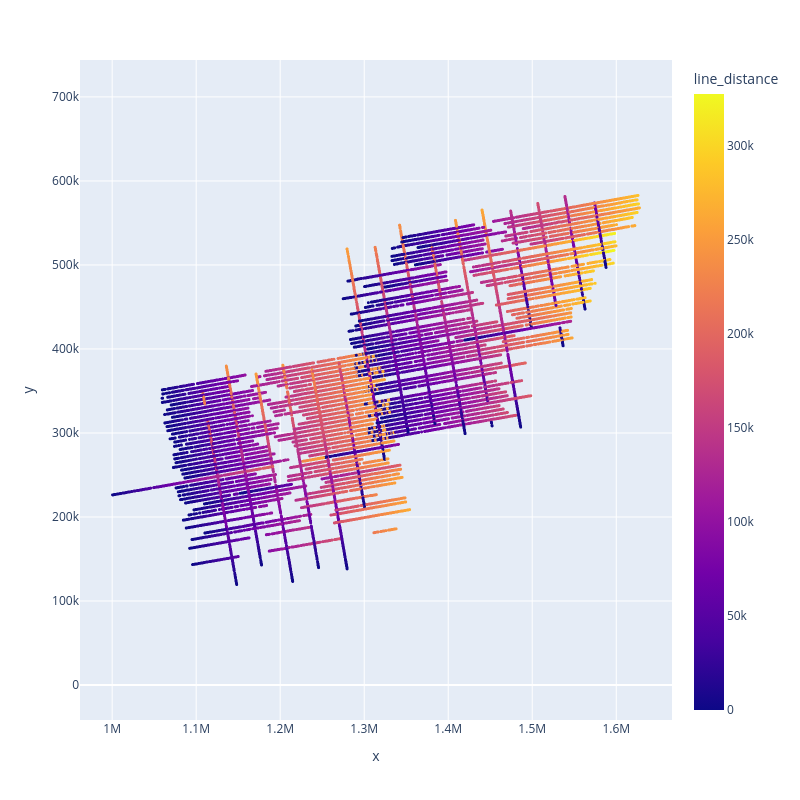

Notebook cell for this chart:
### Code cell
unsorted_data_df["line_distance"] = airbornegeo.along_track_distance(
    unsorted_data_df[::10],
    groupby_column="line",
    guess_start_position=True,
)

airbornegeo.plotly_points(
    unsorted_data_df,
    color_col="line_distance",
    robust=False,
    size=3,
    edge_width=None,
)
unsorted_data_df.head()

### Figure 1 — Plotly figure (JSON) as saved in the notebook; plotly's stock layout.template omitted (floating-point values rounded to 4 significant figures; data arrays with more than 128 entries replaced by an {"elided": "..."} marker saying what was removed)
{"data": [{"hovertemplate": "x=%{x}<br>y=%{y}<br>line_distance=%{marker.color}<extra></extra>", "legendgroup": "", "marker": {"color": {"elided": "33289 float values"}, "coloraxis": "coloraxis", "line": {"color": "black"}, "size": 3, "symbol": "circle"}, "mode": "markers", "name": "", "showlegend": false, "type": "scattergl", "x": {"elided": "33289 float values"}, "xaxis": "x", "y": {"elided": "33289 float values"}, "yaxis": "y"}], "layout": {"autosize": false, "coloraxis": {"cmax": 327400.0, "cmin": 0, "colorbar": {"title": {"text": "line_distance"}}, "colorscale": [[0, "#0d0887"], [0.1111, "#46039f"], [0.2222, "#7201a8"], [0.3333, "#9c179e"], [0.4444, "#bd3786"], [0.5556, "#d8576b"], [0.6667, "#ed7953"], [0.7778, "#fb9f3a"], [0.8889, "#fdca26"], [1, "#f0f921"]]}, "height": 800, "legend": {"tracegroupgap": 0}, "margin": {"t": 60}, "width": 800, "xaxis": {"anchor": "y", "domain": [0, 1], "title": {"text": "x"}}, "yaxis": {"anchor": "x", "domain": [0, 1], "scaleanchor": "x", "scaleratio": 1, "title": {"text": "y"}}}}
